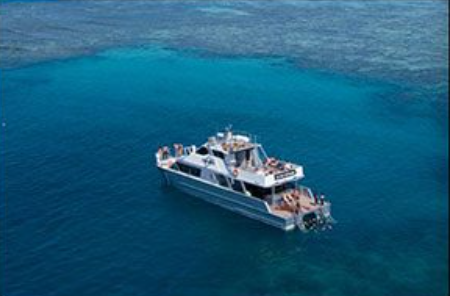
#> input picture step_5/step12_saliency detection/images/boat.png, 450 x 296 px; its folder holds only this picture in this run
$ python detect_blur.py --images '../step12_saliency detection/images'   (older library calls are emulated)
#> lines starting #> are read from the running program, lines starting #| are printed output that depends on the picture; after the words box and inside, x2 and y2 are one past the last pixel; in counts of white or black regions, pixels touching at a corner belong together
# import the necessary packages
from imutils import paths
import argparse
import cv2

def variance_of_laplacian(image):
	# compute the Laplacian of the image and then return the focus
	# measure, which is simply the variance of the Laplacian
	return cv2.Laplacian(image, cv2.CV_64F).var() # görüntüyü 3 x 3 Laplace operatörüyle evriştirir ve varyansı döndürür. CV_64F = 64 bit float

# construct the argument parse and parse the arguments
ap = argparse.ArgumentParser()
ap.add_argument("-i", "--images", required=True,
	help="path to input directory of images")
ap.add_argument("-t", "--threshold", type=float, default=100.0,
	help="focus measures that fall below this value will be considered 'blurry'")
args = vars(ap.parse_args())

# loop over the input images
for imagePath in paths.list_images(args["images"]):
	# load the image, convert it to grayscale, and compute the
	# focus measure of the image using the Variance of Laplacian
	# method
	image = cv2.imread(imagePath)
#> image is the input picture: shape (296, 450, 3); mean B, G, R 122.7, 91.7, 25.6
	gray = cv2.cvtColor(image, cv2.COLOR_BGR2GRAY)
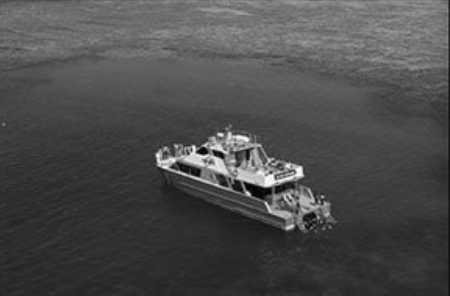
#> gray: shape (296, 450); min 1, max 253, mean 75.5
	fm = variance_of_laplacian(gray) # görüntünün odaklanma ölçüsünü hesaplar
#> fm = 143.7
	text = "Not Blurry" # varsayılan olarak görüntüyü bulanık olarak kabul etmez

	# if the focus measure is less than the supplied threshold,
	# then the image should be considered "blurry"
	if fm < args["threshold"]: # eğer odaklanma ölçüsü eşik değerinden küçükse görüntüyü bulanık olarak kabul eder
		text = "Blurry"

	# show the image
	cv2.putText(image, "{}: {:.2f}".format(text, fm), (10, 30),
		cv2.FONT_HERSHEY_SIMPLEX, 0.8, (0, 0, 255), 3)
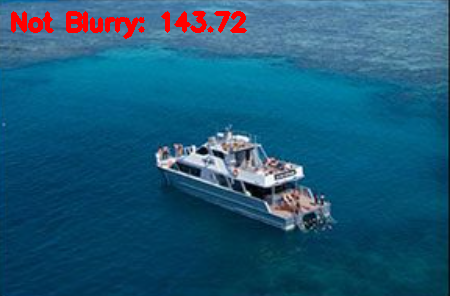
#> image: shape (296, 450, 3); 1.8% of pixels changed, all inside (x1, y1, x2, y2) = (11, 11, 247, 39)
	cv2.imshow("Image", image)
	key = cv2.waitKey(0)
#> (key Esc is pressed here)

$ run again, on step_5/step12_saliency detection/images/fb.jpeg
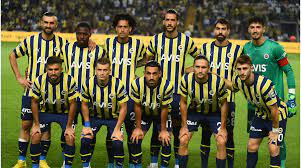
#> input picture step_5/step12_saliency detection/images/fb.jpeg, 301 x 168 px
#> image is the input picture: shape (168, 301, 3); mean B, G, R 60.8, 96.8, 95.9
#> `gray = cv2.cvtColor(image, cv2.COLOR_BGR2GRAY)`:
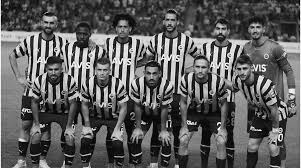
#> gray: shape (168, 301); min 0, max 254, mean 92.4
#> fm = 10032.2
#> `cv2.putText(image, "{}: {:.2f}".format(text, fm), (10, 30), cv2.FONT_H..`:
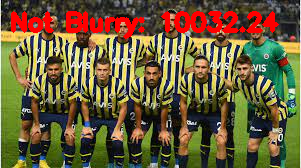
#> image: shape (168, 301, 3); 5.74% of pixels changed, all inside (x1, y1, x2, y2) = (11, 11, 279, 39)
